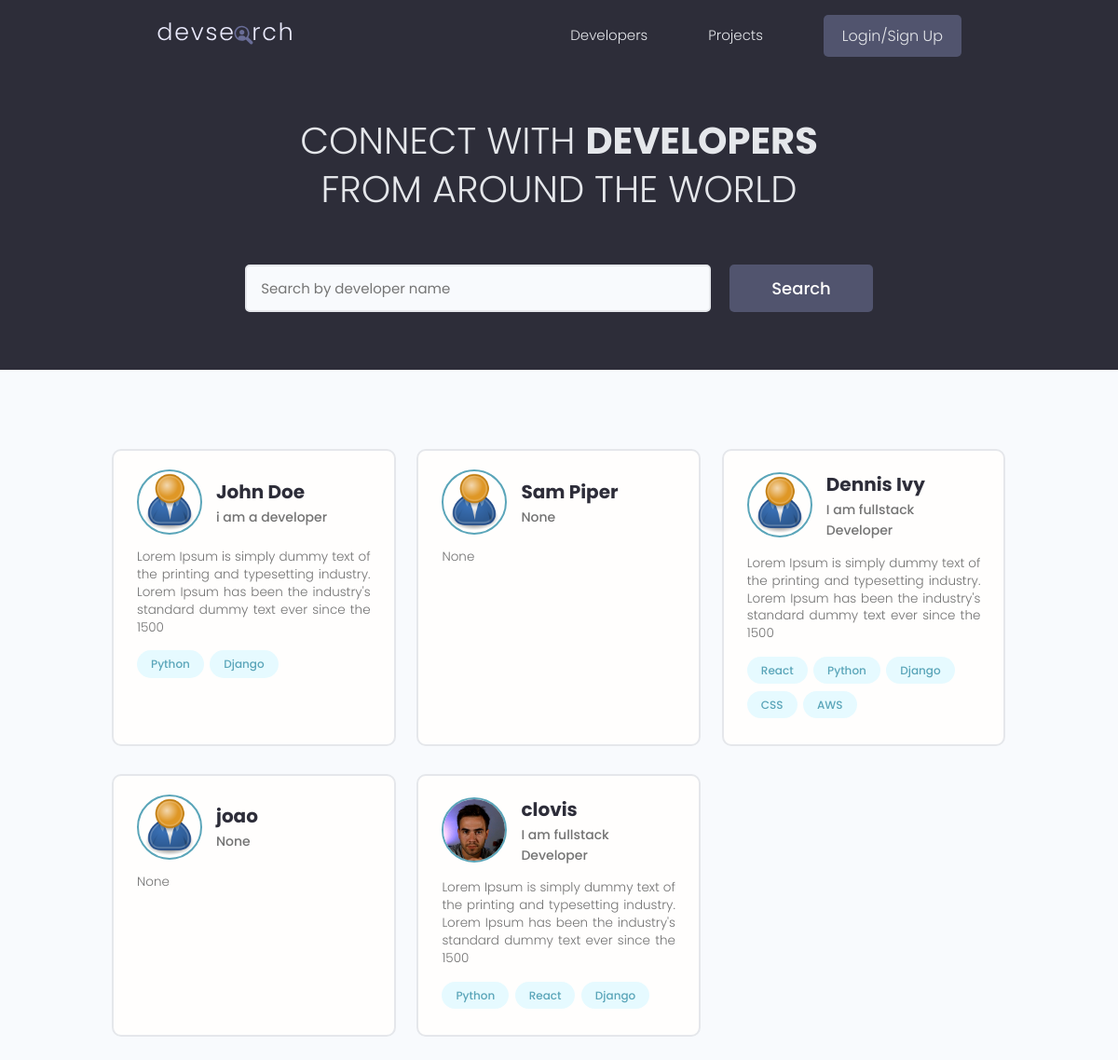
The app's page /, older data.
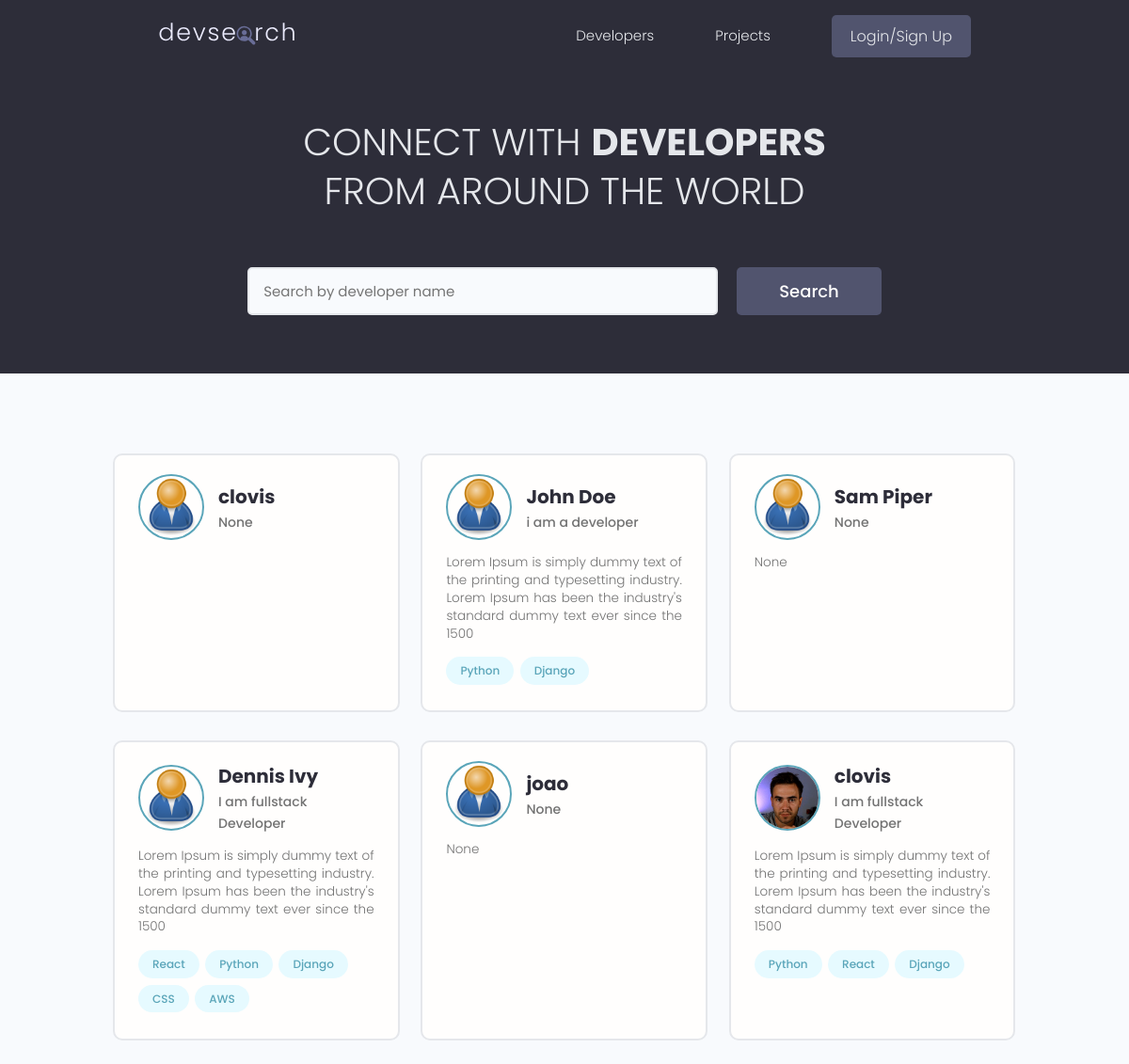
The same page, newer data.
### users/models.py (models this page shows, shortened)
class Profile(models.Model):
    user = models.OneToOneField(User, on_delete=models.CASCADE, null=True, blank=True)
    name = models.CharField(max_length=200, blank=True, null=True)
    email = models.EmailField(max_length=500, blank=True, null=True)
    username = models.CharField(max_length=200, blank=True, null=True)
    location = models.CharField(max_length=200, blank=True, null=True)
    short_intro = models.CharField(max_length=200, blank=True, null=True)
    bio = models.TextField(blank=True, null=True)
    profile_image = models.ImageField(blank=True, null=True, upload_to='profiles/', default="profiles/user-default.png")
    social_github = models.CharField(max_length=200, blank=True, null=True)
    social_twitter = models.CharField(max_length=200, blank=True, null=True)
    social_linkedin = models.CharField(max_length=200, blank=True, null=True)
    social_youtube = models.CharField(max_length=200, blank=True, null=True)
    social_website = models.CharField(max_length=200, blank=True, null=True)
    created = models.DateTimeField(auto_now_add=True)
    id = models.UUIDField(default=uuid.uuid4, unique=True, primary_key=True, editable=False)

class Skill(models.Model):
    owner = models.ForeignKey(Profile, on_delete=models.CASCADE, null=True, blank=True)
    name = models.CharField(max_length=200, blank=True, null=True)
    description = models.TextField(null=True, blank=True)
    created = models.DateTimeField(auto_now_add=True)
    id = models.UUIDField(default=uuid.uuid4, unique=True, primary_key=True, editable=False)

### users/views.py (the view)
# urls.py: path('', views.profiles, name="profiles"),
def profiles(request):
    profiles, search_query = searchProfiles(request)
    custom_range, profiles = paginateProfiles(request, profiles, 6)
    context = {"profiles": profiles, 'search_query': search_query, 'custom_range': custom_range}
    return render(request,'users/profiles.html', context)

### users/utils.py (called while the page is built)
def paginateProfiles(request, profiles, results):
    page = request.GET.get('page')
    paginator = Paginator(profiles, results)
    try:
        profiles = paginator.page(page)
    except PageNotAnInteger:
        page = 1
        profiles = paginator.page(page)
    except EmptyPage:
        page = paginator.num_pages
        profiles = paginator.page(page)
    leftIndex = (int(page) - 4)
    if leftIndex < 1:
        leftIndex = 1
    rightIndex = (int(page) + 5)
    if rightIndex > paginator.num_pages:
        rightIndex = paginator.num_pages + 1
    custom_range = range(leftIndex, rightIndex)
    return custom_range, profiles

def searchProfiles(request):
    search_query = ''
    if request.GET.get('search_query'):
        search_query = request.GET.get('search_query')
    skills = Skill.objects.filter(name__icontains=search_query)
    profiles = Profile.objects.distinct().filter(
        Q(name__icontains=search_query) |
        Q(short_intro__icontains=search_query) |
        Q(skill__in=skills)
    )
    return profiles, search_query

### users/templates/users/profiles.html (shortened to what this page needs)
{% extends 'main.html' %}
{% block content %}
<main class="home">
  <section class="hero-section text-center">
    <div class="container container--narrow">
      <div class="hero-section__box">
        <h2>CONNECT WITH <span>DEVELOPERS</span></h2>
        <h2>FROM AROUND THE WORLD</h2>
      </div>
      <div class="hero-section__search">
        <form id="searchForm" class="form" action="{% url 'profiles' %}" method="get">
          <div class="form__field">
            <input class="input input--text" id="formInput#search" type="text" name="search_query"
              value="{{search_query}}" placeholder="Search by developer name" />
          </div>
          <input class="btn btn--sub btn--lg" type="submit" value="Search" />
        </form>
      </div>
    </div>
  </section>
  <section class="devlist">
    <div class="container">
      <div class="grid grid--three">
        {% for profile in profiles %}
        <div class="column card">
          <div class="dev">
            <a href="{% url 'user-profile' profile.id %}" class="card__body">
              <div class="dev__profile">
                  <img class="avatar avatar--md" src="{{ profile.profile_image.url }}" alt="image" />
                <div class="dev__meta">
                  <h3>{{profile.name}}</h3>
                  <h5>{{profile.short_intro}}</h5>
                </div>
              </div>
              <p class="dev__info">{{profile.bio|slice:"150"}}</p>
              <div class="dev__skills">
                {% for skill in profile.skill_set.all|slice:"5" %}
                <span class="tag tag--pill tag--main">
                  <small>{{skill.name}}</small>
                </span>
                {% endfor %}
              </div>
            </a>
          </div>
        </div>
        {% endfor %}
      </div>
    </div>
  </section>
</main>
{% endblock content %}

### templates/main.html (shortened to what this page needs)
<!DOCTYPE html>
{% load static %}
<html lang="en">
<head>
    <link rel="stylesheet" href="https://cdn.iconmonstr.com/1.3.0/css/iconmonstr-iconic-font.min.css" />
    <link rel="stylesheet" href="{% static 'uikit/styles/uikit.css' %}" />
    <link rel="stylesheet" href="{% static 'styles/app.css' %}" />
</head>
<body>
    {% include 'navbar.html' %}
    {% block content %}
    {% endblock content %}
</body>
</html>

### templates/navbar.html (shortened to what this page needs)
{% load static %}
<header class="header">
<div class="container container--narrow">
    <a href="{% url 'profiles'%}" class="header__logo">
    <img src="{% static 'images/logo.svg'%}" alt="DevSearch Logo" />
    </a>
    <nav class="header__nav">
    <ul class="header__menu">
        <li class="header__menuItem"><a href="{% url 'profiles' %}">Developers</a></li>
        <li class="header__menuItem"><a href="{% url 'projects'%}">Projects</a></li>
        {% if request.user.is_authenticated %}
        <li class="header__menuItem"><a href="{% url 'inbox' %}">Inbox</a></li>
        <li class="header__menuItem"><a href="{% url 'account'%}">Account</a></li>
        <li class="header__menuItem"><a href="{% url 'logout' %}" class="btn btn--sub">Logout</a></li>
        {% else %}
        <li class="header__menuItem"><a href="{% url 'login' %}" class="btn btn--sub">Login/Sign Up</a></li>
        {% endif %}
    </ul>
    </nav>
</div>
</header>

### static/styles/app.css (style rules this page uses)
:root { --color-sub: #2d2d39; }
.btn--sub { background-color: var(--color-sub-light); }
.card { border: 2px solid var(--color-light); }
img { width: 100%; }
.header { position: sticky; z-index: 111; background-color: var(--color-sub); padding: 1.5rem 0; }
.header > .container { display: flex; justify-content: space-between; align-items: center; }
.header__logo > img { height: 3.8rem; }
.header__nav > ul { display: inline-flex; align-items: center; list-style: none; gap: 6.5rem; }
.header__menuItem > a { color: var(--color-light); font-weight: 300; }
.hero-section { height: 40vh; display: flex; align-items: center; background-color: var(--color-sub); }
.hero-section__box { margin-bottom: 4rem; }
.hero-section__box > h2, .hero-section__box > h2 > span { font-size: 4rem; color: var(--color-light); line-height: 1.3; text-transform: uppercase; }
.hero-section__box > h2 { font-weight: 300; }
.hero-section__box > h2 > span { font-weight: 700; }
.hero-section__search > .form { display: flex; align-items: center; justify-content: center; gap: 2rem; }
.hero-section__search > .form input.input--text { width: 50rem; }
.devlist { margin-top: 8rem; }
.devlist .grid { align-items: stretch; }
.devlist .dev .dev__profile { display: flex; align-items: center; gap: 1.5rem; }
.devlist .dev .dev__meta h3 { color: var(--color-sub); font-size: 2rem; font-weight: 700; }
.devlist .dev .dev__meta h5 { color: var(--color-text); font-size: 1.4rem; font-weight: 500; }
.devlist .dev .dev__info { margin: 1.5rem 0; font-size: 1.35rem; line-height: 1.4; text-align: justify; }

### static/uikit/styles/modules/_variables.css (style rules this page uses)
:root { --color-main: #5aa5b9; --color-main-light: #e6faff; --color-sub: #3f4156; --color-sub-light: #51546e; --color-sub-lighter: #ededfd; --color-text: #737373; --color-gray: #8b8b8b; --color-light: #e5e7eb; --color-light-gray: #767676; --color-bg: #f8fafd; --color-white: #fffefd; --color-white-light: #f3f3f3; --color-success: #359e64; --color-success-bg: #def8e8; --color-error: #fc4b0b; --color-error-bg: #fff2ee; --font-base: 'Poppins', arial, helvetica, 'Segoe UI', roboto, ubuntu, sans-serif; --font-monospace: 'Fira Code', 'Courier New', courier, monospace; --font-regular: 300; --font-medium: 500; --font-bold: 700; --generic-shadow: 1px 1px 5px #00000010; --generic-transition: all 0.3s ease-in-out; }

### static/uikit/styles/modules/_base.css (style rules this page uses)
* { margin: 0; padding: 0; box-sizing: border-box; text-rendering: optimizeLegibility; color: inherit; font-size: inherit; }
html { font-size: 50%; }
@media only screen and (min-width: 480px) { html { font-size: 56.25%; } }
@media only screen and (min-width: 1200px) { html { font-size: 62.5%; } }
body { line-height: 1.6; font-weight: 400; font-size: 1.5rem; color: var(--color-text); background-color: var(--color-bg); min-height: 100vh; }

### static/uikit/styles/modules/_typography.css (style rules this page uses)
* { font-family: var(--font-base); }
h2 { font-size: 3.6rem; font-weight: var(--font-bold); }
h3 { font-size: 3.2rem; font-weight: var(--font-medium); }
h5 { font-size: 2.4rem; font-weight: var(--font-medium); }
h5, h6 { font-weight: var(--font-regular); }
p, span, strong { font-size: 1.6rem; color: var(--color-text); font-weight: var(--font-regular); }
a { padding-bottom: 2px; text-decoration: none; display: inline-block; color: var(--color-main); font-weight: var(--font-medium); }

### static/uikit/styles/modules/_utilities.css (style rules this page uses)
.container { width: 92%; max-width: 165rem; margin: 0 auto; box-sizing: border-box; }
.container--narrow { width: 92%; max-width: 120rem; }
@media screen and (min-width: 1000px) { .container { width: 90%; } }
@media screen and (min-width: 1000px) { .container--narrow { width: 85%; } }
@media screen and (min-width: 1200px) { .container { width: 80%; } }
@media screen and (min-width: 1200px) { .container--narrow { width: 72%; } }
.text-center { text-align: center; }

### static/uikit/styles/modules/_avatar.css (style rules this page uses)
.avatar { border-radius: 50%; border: 2px solid var(--color-main); object-fit: cover; }
.avatar--md { height: 7rem; width: 7rem; }

### static/uikit/styles/modules/_button.css (style rules this page uses)
.btn { display: inline-block; position: relative; cursor: pointer; background-color: var(--color-light); font-weight: var(--font-medium); color: var(--color-sub); text-decoration: none; padding: 1rem 2rem; border-radius: 0.5rem; border: none; width: -webkit-fit-content; width: -moz-fit-content; width: fit-content; height: -webkit-fit-content; height: -moz-fit-content; height: fit-content; font-size: 1.6rem; outline-width: 0; outline-color: transparent; -webkit-backface-visibility: hidden; backface-visibility: hidden; transition: all 0.3s ease-in-out; }
.btn--sub { background-color: var(--color-sub); color: var(--color-white); }
.btn--lg { font-size: 1.8rem; padding: 1.2rem 4.5rem; }

Row changes from the older to the newer data that the page shows:
added Profile: profile_image (placeholder picture), name "clovis", short_intro "None"
